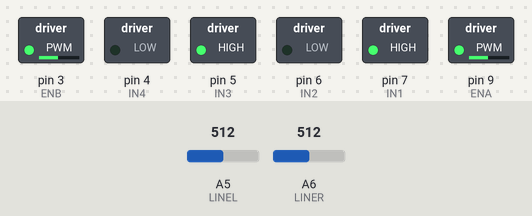
The sketch below on a simulated Arduino Nano, built with avr-gcc and run on an emulated ATmega328P. Parts: switched loads named in the sketch (green lamp = pin HIGH). The inputs (shaded band) are chosen by the test bench; at power-on: A5 (LINEL) = 512, A6 (LINER) = 512. What the sketch prints to the serial monitor is not drawn.

Above: at 1.2 s.
1.3 s: A5 (LINEL) set to 982
3.3 s: A5 (LINEL) set to 1009
5.7 s: A6 (LINER) set to 985
7.5 s: A6 (LINER) set to 1009
Timing chart, 0 to 10.5 s (numbered marks = the images above; inputs shaded):
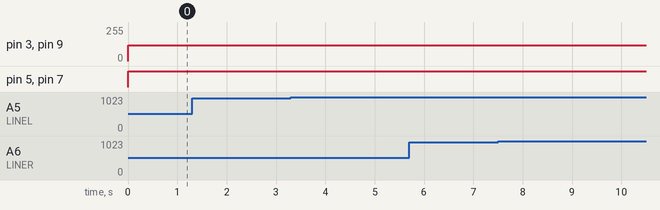

The sketch:

L298N_test.ino
```cpp
#define ENA 9 // Вывод управления скоростью вращения мотора №1
#define ENB 3 // Вывод управления скоростью вращения мотора №2
#define IN1 7 // Вывод управления направлением вращения мотора №1
#define IN2 6 // Вывод управления направлением вращения мотора №1
#define IN3 5 // Вывод управления направлением вращения мотора №2
#define IN4 4 // Вывод управления направлением вращения мотора №2
#define LINEL A5 //Левый датчик линии
#define LINER A6 //Левый датчик линии
#define POT A7 //Потенциометр
int powerL, powerR;
bool BoolLineL, BoolLineR;

void setup() {
  Serial.begin(9600);
  // Установка всех управляющих пинов в режим выхода
  pinMode(ENA, OUTPUT);
  pinMode(ENB, OUTPUT);
  pinMode(IN1, OUTPUT);
  pinMode(IN2, OUTPUT);
  pinMode(IN3, OUTPUT);
  pinMode(IN4, OUTPUT);
  pinMode(LINEL, INPUT);
  pinMode(LINER, INPUT);
  pinMode(POT, INPUT);
  // Команда остановки двум моторам
  digitalWrite(IN1, LOW);
  digitalWrite(IN2, LOW);
  digitalWrite(IN3, LOW);
  digitalWrite(IN4, LOW);
}

void loop() {
  if (analogRead(LINEL) >= 1013) BoolLineL = true;  //===Left pin===
  if (analogRead(LINER) >= 999) BoolLineR = true;   //===Right pin===
  if (analogRead(LINEL) < 1009) BoolLineL = false;
  if (analogRead(LINER) < 993) BoolLineR = false;

  powerL = 120;
  powerR = 120;

  Serial.print("powerL: "); Serial.print(powerL);
  Serial.print("powerR: "); Serial.print(powerR);
  Serial.print("LineL: "); Serial.print(analogRead(LINEL));
  Serial.print("BoolLineL: "); Serial.print(BoolLineL);
  Serial.print("LineR: "); Serial.print(analogRead(LINER));
  Serial.print("BoolLineR: "); Serial.print(BoolLineR);

  digitalWrite(IN1, 1);
  digitalWrite(IN2, 0);
  digitalWrite(IN3, 1);
  digitalWrite(IN4, 0);
  analogWrite(ENA, powerL);
  analogWrite(ENB, powerR);
}
```

Measured:
- after the input at 1.3 s, every drawn part: stays the same
- after the input at 3.3 s, every drawn part: stays the same
- after the input at 5.7 s, every drawn part: stays the same
- after the input at 7.5 s, every drawn part: stays the same
